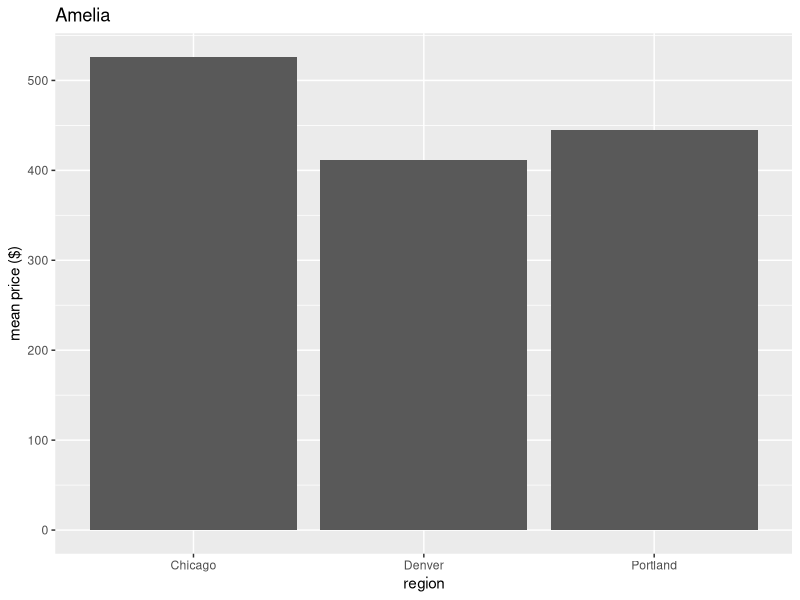

R code for this plot: (Note: this script raises an error after producing the figure.)
#amelia
library(tidyverse)
avocado <- read_csv("avocado_data.csv")
mean_prices <- avocado %>%
  subset(region %in% c("Chicago", "Portland", "Denver")) %>%
  group_by(region) %>%
  mutate(mean_price = mean(price_per))

ggplot(mean_prices, aes(x=region, y=mean_price)) +
  geom_col() +
  labs(x="region",
       y="mean price ($)",
       title="Amelia")

geom_